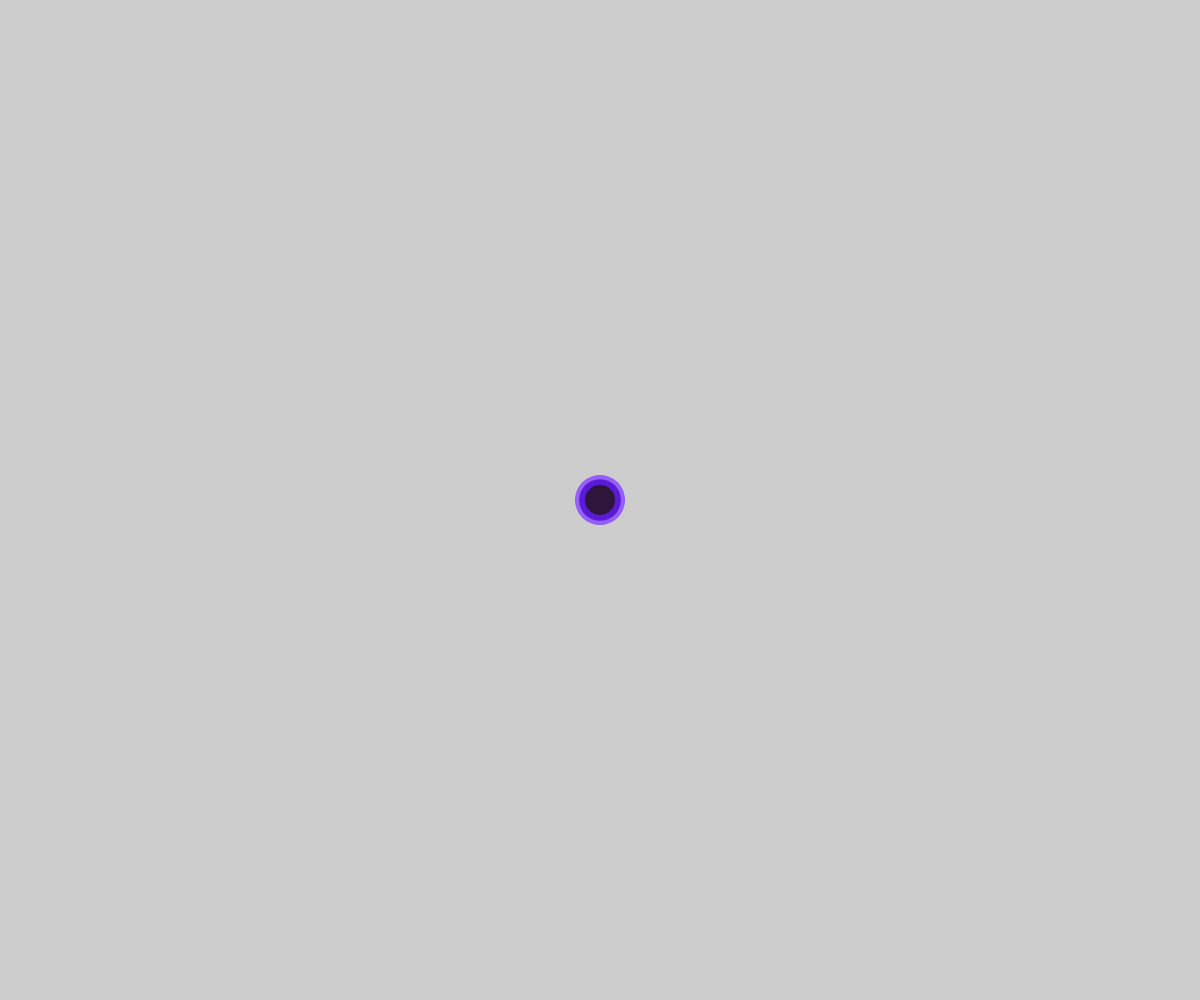
Frame 1 (no input)
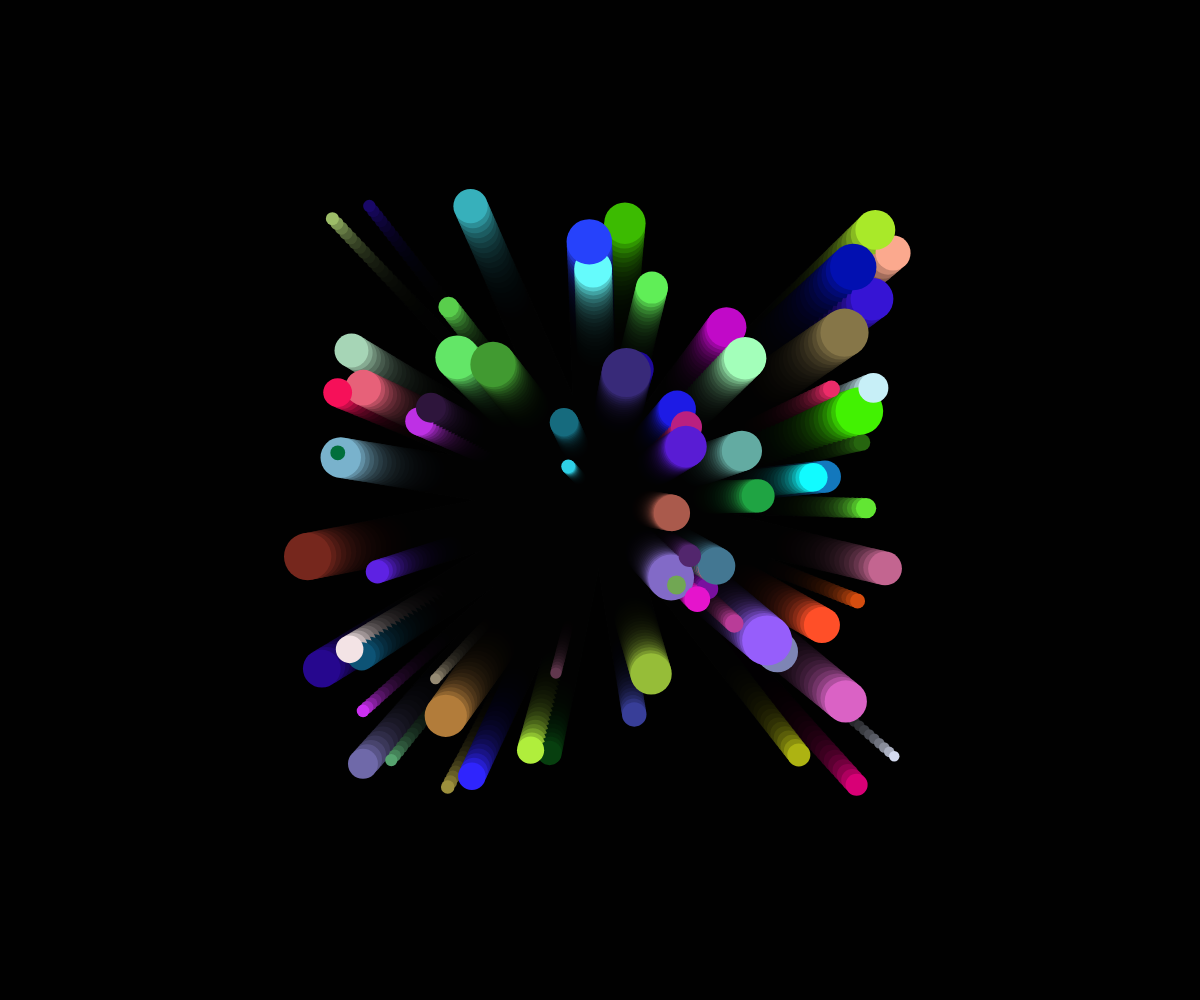
Frame 60 (no input)
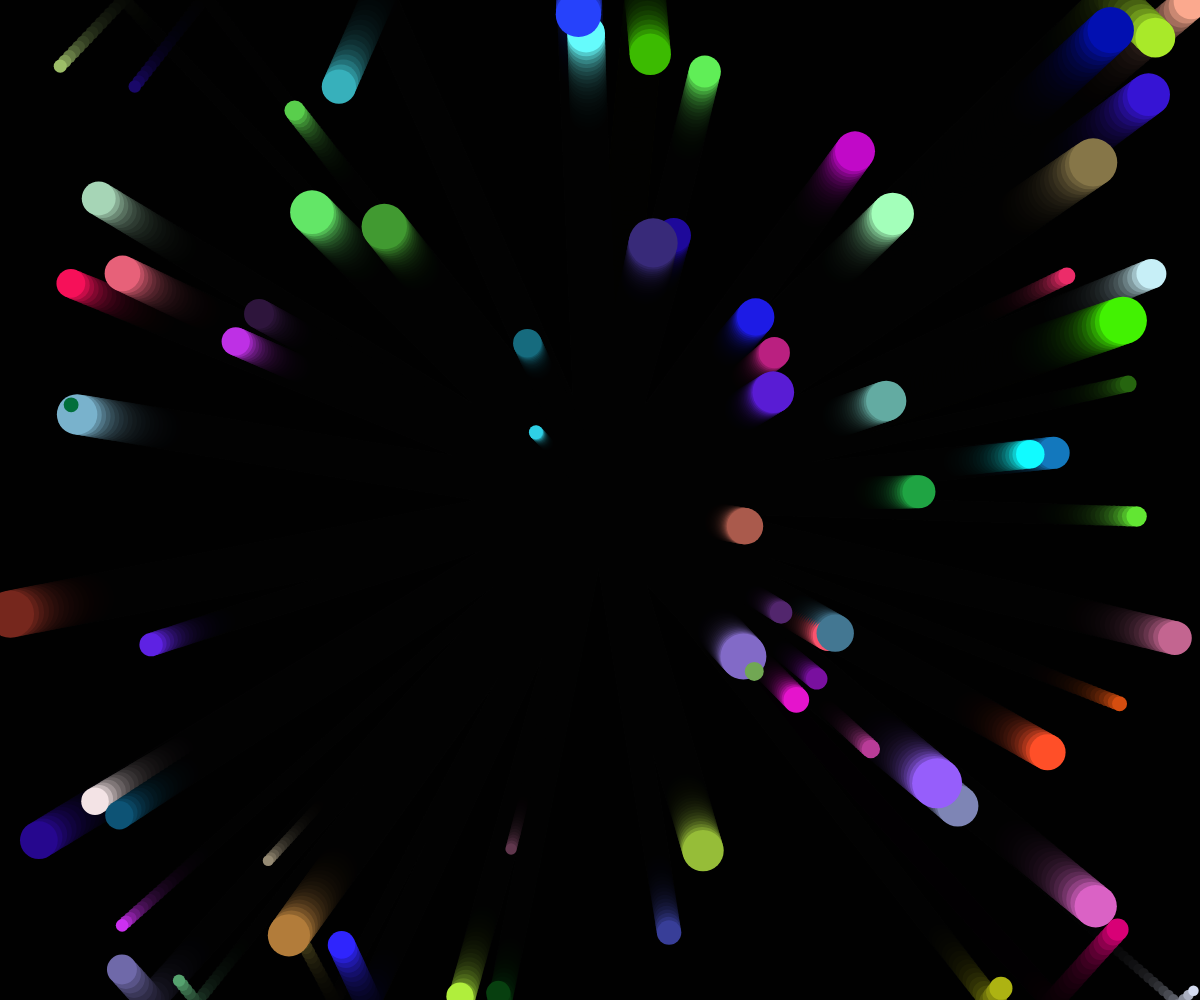
Frame 120 (the mouse pressed at the canvas centre since frame 60)

The p5.js sketch that drew these frames (run headless with seeded random() and noise() and a simulated clock; from frame 60 on, the mouse is pressed at the canvas centre):

// p5.js sketch
// ── sketch.js
// TODO: Set up how many balls we want
const ballCount = 75;
// TODO: Set up x and y position variable to equal an empty array
let x = [];
let y = [];
// TODO: Set up speed, size and color variable to equal an empty array
let xSpeed = [];
let ySpeed = [];
let size = [];
let r = [];
let g = [];
let b = [];

function setup() {
  createCanvas(windowWidth, windowHeight);

  // TODO: Create a for loop that iterates through i until it reaches the ball count value
  for(let i = 0; i < ballCount; i++) {
    // Inside the for loop:
    // TODO: Set x and y position to be the center
    x[i] = width / 2;
    y[i] = height / 2;
    // TODO: Set the speeds to be random
    xSpeed[i] = random(-5, 5);
    ySpeed[i] = random(-5, 5);
    // TODO: Set the size to be random
    size[i] = random(10, 50);
    // TODO: Set the colors to be random
    r[i] = random(256);
    g[i] = random(256);
    b[i] = random(256);
  };
}

function draw() {
  background(0, 50);
  
  // TODO: Iterate through a new for loop to change the properties in order to animate the balls
  for(let i = 0; i < ballCount; i++) {
    // Inside the for loop:
    ellipse(x[i], y[i], size[i], size[i]);
    // TODO: Increment speed for x position
    x[i] += xSpeed[i];
    // TODO: Increment speed for y position
    y[i] += ySpeed[i];
    // TODO: Reverse x direction if ball hits left or right sides
    if(x[i] < 0 || x[i] > width) {
      xSpeed[i] *= -1;
    }
    // TODO: Reverse y direction if ball hits top or bottom sides
    if(y[i] < 0 || y[i] > height) {
      ySpeed[i] *= -1;
    }
    // TODO: Set random R, G, B values
    fill(r[i],g[i],b[i]);
    // TODO: Style to have no strokes
    noStroke();
  }

    // TODO: Draw the bouncing balls


} 
